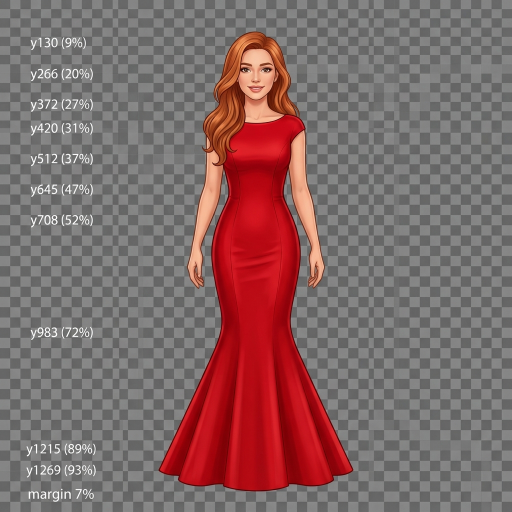
#> input picture _ham_dresses/elb_esr_kirmizi_balik.png, 1024 x 1024 px (shown at 1/2 size)
$ python fit_hat.py _ham_dresses/elb_esr_kirmizi_balik.png _ham_dresses/elb_esr_kirmizi_siyah.png _ham_dresses/elb_esr_kirmizi_siyah.png 1.0 1.0
#> lines starting #> are read from the running program, lines starting #| are printed output that depends on the picture
#!/usr/bin/env python3
import sys
import os
from PIL import Image

def create_preview(model_path, hat_path, output_path, target_width, target_bottom):
#> called with model_path = '_ham_dresses/elb_esr_kirmizi_balik.png', hat_path = '_ham_dresses/elb_esr_kirmizi_siyah.png', output_path = '_ham_dresses/elb_esr_kirmizi_siyah.png', target_width = 1, target_bottom = 1
    model = Image.open(model_path).convert("RGBA")

    # Load and crop hat
    hat = Image.open(hat_path).convert("RGBA")
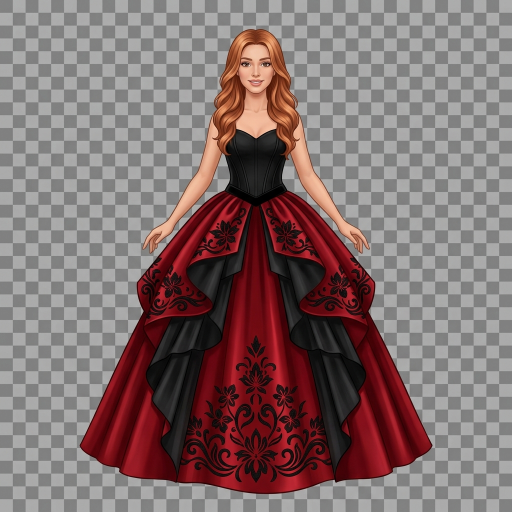
#> input picture _ham_dresses/elb_esr_kirmizi_siyah.png, 1024 x 1024 px (shown at 1/2 size)
    alpha = hat.getchannel("A")
#> alpha: PIL image 1024x1024 L; every value is 255
    bbox = alpha.getbbox()
#> bbox = (0, 0, 1024, 1024)
    if not bbox:
        print(f"Empty hat: {hat_path}")
        return

    cropped = hat.crop(bbox)
    w, h = cropped.size
#> w = 1024; h = 1024

    # Scale keeping aspect ratio
    scale = target_width / w
#> scale = 0.000977
    new_w = round(target_width)
    new_h = round(h * scale)
#> new_h = 1
    resized = cropped.resize((new_w, new_h), Image.LANCZOS)

    # Calculate position
    px = round(512 - new_w / 2)
    py = round(target_bottom - new_h)
#> py = 0

    # Overlay on model
    preview = model.copy()
    preview.alpha_composite(resized, (px, py))

    # Crop to head region for detailed inspection (x: 300..700, y: 0..400)
    head_region = preview.crop((300, 0, 700, 400))
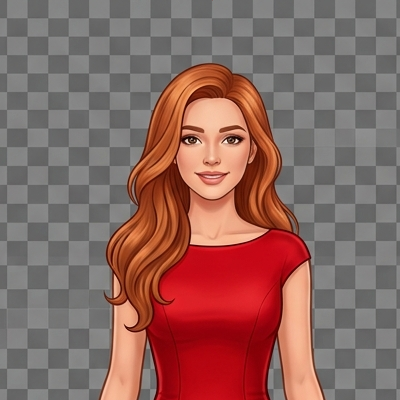
#> head_region: PIL image 400x400 RGBA; mean R, G, B, A 139.8, 102.6, 96.8, 255
    head_region.save(output_path, "PNG")
    print(f"Saved preview: {output_path} (width={target_width}, bottom={target_bottom})")

if __name__ == "__main__":
    if len(sys.argv) < 6:
        print("Usage: fit_hat.py <model> <hat> <out> <width> <bottom>")
        sys.exit(1)
    create_preview(sys.argv[1], sys.argv[2], sys.argv[3], float(sys.argv[4]), float(sys.argv[5]))
